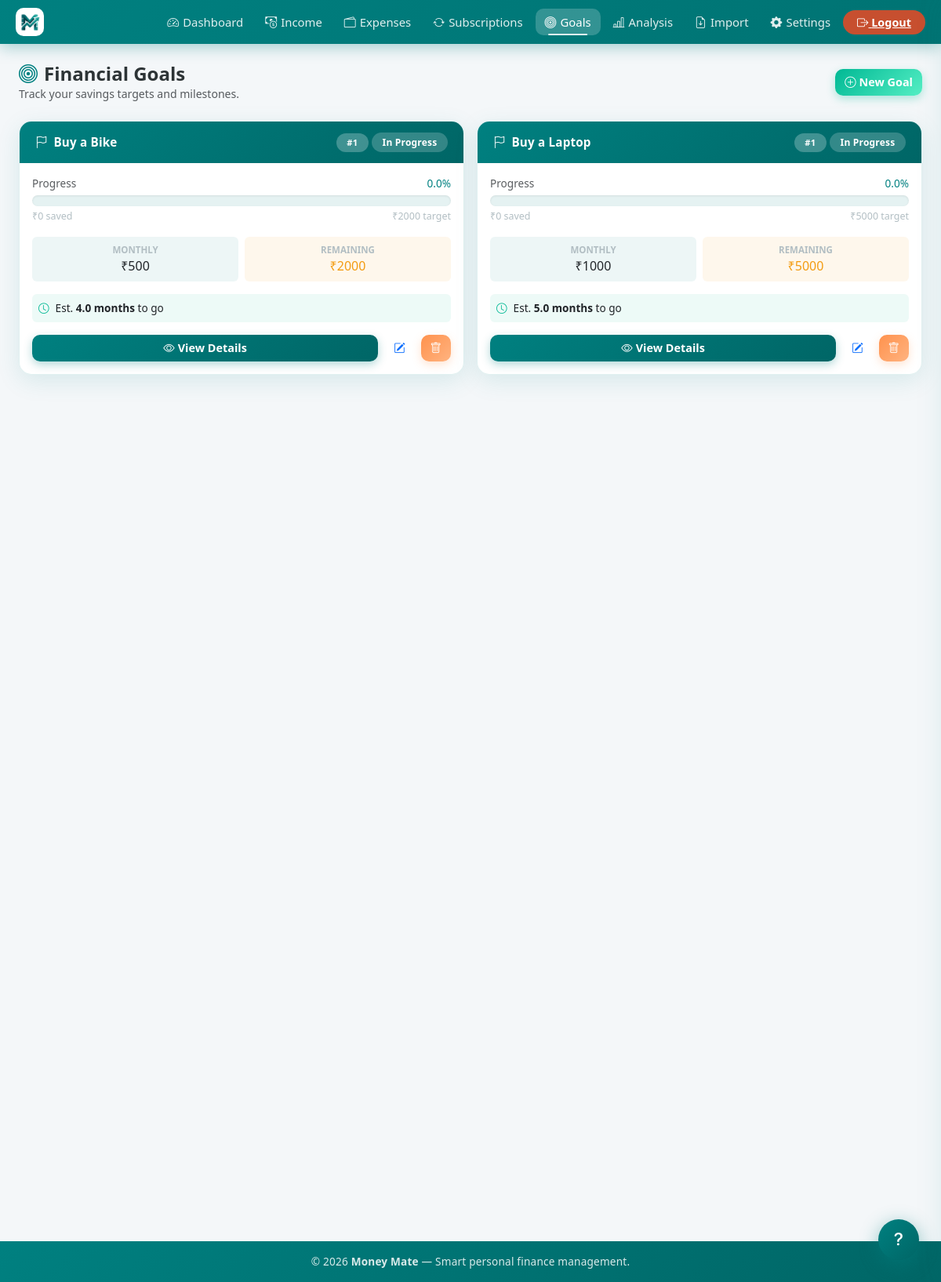
The app's page /goals (signed in), older data.
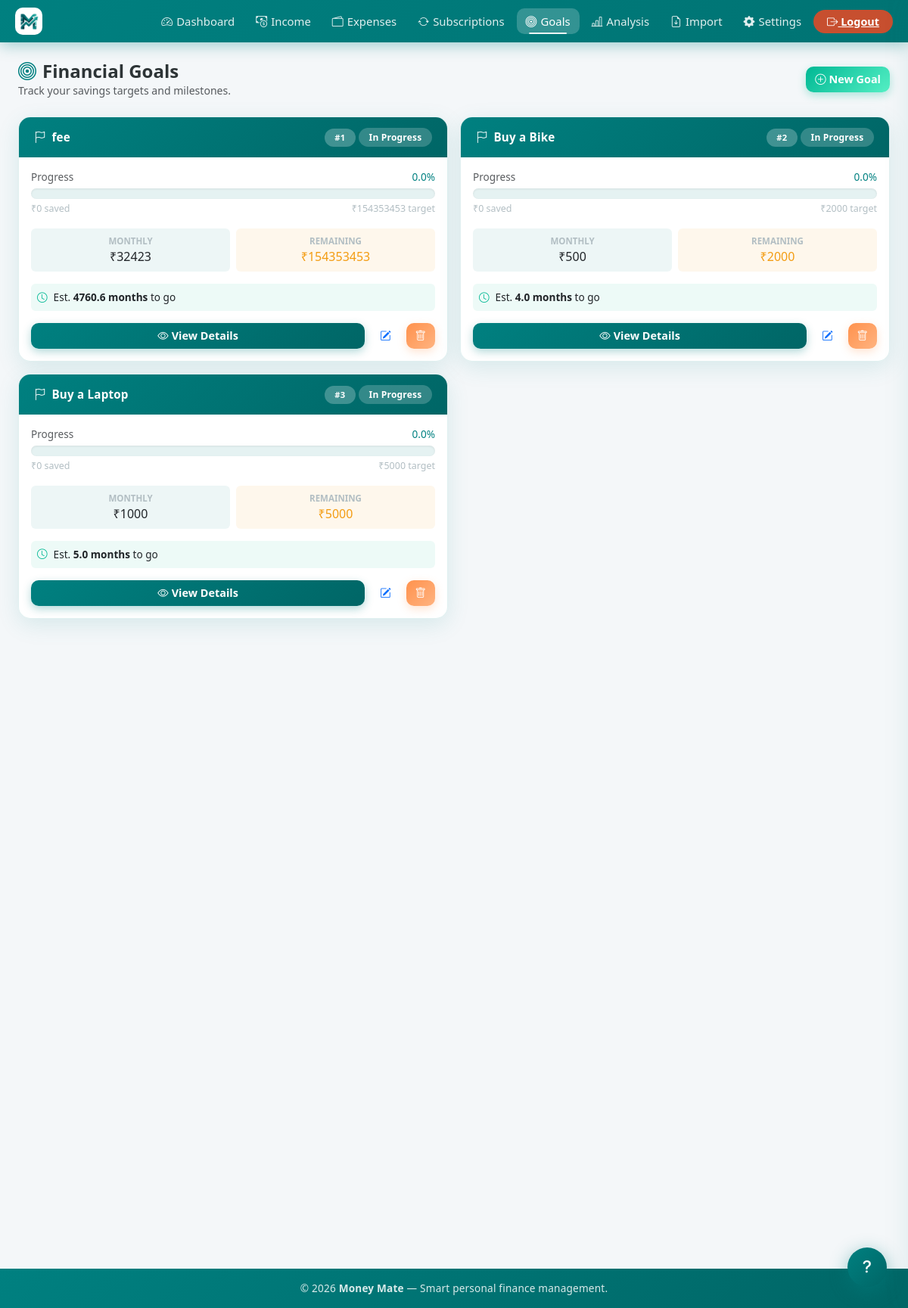
The same page, newer data.
### models.py (models this page shows, shortened)
class Goal(db.Model):
    id = db.Column(db.Integer, primary_key=True)
    user_id = db.Column(
        db.Integer, db.ForeignKey("user.id"), nullable=False, index=True
    )
    name = db.Column(db.String(200), nullable=False)
    target_amount = db.Column(db.Float, nullable=False)
    saved_amount = db.Column(db.Float, default=0.0)
    monthly_savings = db.Column(db.Float, default=0.0)
    target_date = db.Column(db.DateTime, nullable=True)
    priority = db.Column(db.String(10), default="medium", nullable=False)
    created_at = db.Column(db.DateTime, default=_now)
    @property
    def remaining_amount(self):
        return max(0, self.target_amount - self.saved_amount)
    @property
    def progress_percentage(self):
        if self.target_amount == 0:
            return 0
        return min(100, (self.saved_amount / self.target_amount) * 100)
    @property
    def estimated_months(self):
        if self.monthly_savings <= 0:
            return float("inf")
        return self.remaining_amount / self.monthly_savings

### app.py (the view)
@app.route("/goals")
@login_required
def goals():
    if normalize_goal_priorities(current_user.id):
        db.session.commit()
    goals = (
        Goal.query.filter_by(user_id=current_user.id)
        .order_by(Goal.created_at.desc())
        .all()
    )
    return render_template("goals.html", goals=goals)

### app.py (called while the page is built)
@login_manager.user_loader
def load_user(user_id):
    return db.session.get(User, int(user_id))

    def __call__(self, environ, start_response):
        if environ.get("PATH_INFO") not in self._PWA_PATHS:
            return self.wsgi_app(environ, start_response)
        def _start_response(status, headers, exc_info=None):
            out = []
            for name, value in headers:
                if name.lower() == "vary":
                    parts = [p.strip() for p in value.split(",")
                             if p.strip().lower() != "cookie"]
                    value = ", ".join(parts) or "Accept-Encoding"
                out.append((name, value))
            return start_response(status, out, exc_info)
        return self.wsgi_app(environ, _start_response)

### helpers.py (called while the page is built)
def normalize_goal_priorities(user_id):
    from models import Goal
    goals = Goal.query.filter_by(user_id=user_id).all()
    def priority_number(item):
        try:
            return max(1, int(item.priority))
        except (TypeError, ValueError):
            return 999
    changed = False
    for index, item in enumerate(
        sorted(goals, key=lambda goal: (priority_number(goal), goal.id)), start=1
    ):
        priority = str(index)
        if item.priority != priority:
            item.priority = priority
            changed = True
    return changed

### templates/goals.html (shortened to what this page needs)
{% extends "base.html" %}
{% block content %}
<div class="d-flex justify-content-between align-items-center mb-4 reveal">
  <div>
    <h4 class="fw-bold mb-0" style="color:var(--text-primary);">
      <i class="bi bi-bullseye me-2" style="color:var(--brand-primary);"></i>Financial Goals
    </h4>
    <p class="text-muted mb-0" style="font-size:0.88rem;">Track your savings targets and milestones.</p>
  </div>
  <a href="{{ url_for('add_goal') }}" class="btn btn-success">
    <i class="bi bi-plus-circle me-1"></i>New Goal
  </a>
</div>
{% if goals %}
<div class="row g-3">
  {% for goal in goals %}
  <div class="col-md-6 reveal" style="transition-delay: {{ loop.index0 * 0.08 }}s;">
    <div class="card h-100 goal-card">
      <div class="card-header d-flex justify-content-between align-items-center">
        <span><i class="bi bi-flag me-2"></i>{{ goal.name }}</span>
        <div class="d-flex gap-1 align-items-center">
          <span class="badge" style="background:rgba(255,255,255,0.25);font-size:0.7rem;">#{{ goal.priority }}</span>
          {% if goal.progress_percentage >= 100 %}
          <span class="badge" style="background:rgba(255,255,255,0.25);">🎉 Done!</span>
          {% elif goal.progress_percentage >= 75 %}
          <span class="badge" style="background:rgba(255,255,255,0.25);">Almost!</span>
          {% else %}
          <span class="badge" style="background:rgba(255,255,255,0.2);">In Progress</span>
          {% endif %}
        </div>
      </div>
      <div class="card-body">
        <div class="mb-3">
          <div class="d-flex justify-content-between mb-1" style="font-size:0.85rem;">
            <span class="text-muted">Progress</span>
            <span class="fw-700" style="color:var(--brand-primary);">{{ "%.1f"|format(goal.progress_percentage)
              }}%</span>
          </div>
          <div class="progress" style="height:14px;">
          </div>
          <div class="d-flex justify-content-between mt-1" style="font-size:0.78rem;color:var(--text-muted);">
            <span>₹{{ "%.0f"|format(goal.saved_amount) }} saved</span>
            <span>₹{{ "%.0f"|format(goal.target_amount) }} target</span>
          </div>
        </div>
        <div class="row g-2 mb-3">
          <div class="col-6">
            <div class="p-2 rounded text-center" style="background:rgba(0, 128, 128,0.07);">
              <div style="font-size:0.72rem;font-weight:700;text-transform:uppercase;color:var(--text-muted);">Monthly
              </div>
              <div class="fw-700" style="font-size:1rem;">₹{{ "%.0f"|format(goal.monthly_savings) }}</div>
            </div>
          </div>
          <div class="col-6">
            <div class="p-2 rounded text-center" style="background:rgba(243,156,18,0.08);">
              <div style="font-size:0.72rem;font-weight:700;text-transform:uppercase;color:var(--text-muted);">Remaining
              </div>
              <div class="fw-700" style="font-size:1rem;color:#f39c12;">₹{{ "%.0f"|format(goal.remaining_amount) }}
              </div>
            </div>
          </div>
        </div>
        {% if goal.monthly_savings > 0 %}
        <div class="p-2 rounded mb-3 d-flex align-items-center gap-2"
          style="background:rgba(0,184,148,0.07);font-size:0.85rem;">
          <i class="bi bi-clock" style="color:#00b894;"></i>
          <span>Est. <strong>{{ "%.1f"|format(goal.estimated_months) }} months</strong> to go</span>
        </div>
        {% endif %}
        <div class="d-flex gap-2">
          <a href="{{ url_for('goal_detail', id=goal.id) }}" class="btn btn-primary flex-grow-1">
            <i class="bi bi-eye me-1"></i>View Details
          </a>
          <a href="{{ url_for('edit_goal', id=goal.id) }}" class="btn btn-outline-primary">
            <i class="bi bi-pencil-square"></i>
          </a>
          <a href="{{ url_for('delete_goal', id=goal.id) }}" class="btn btn-danger"
            onclick="return confirm('Delete this goal?')">
            <i class="bi bi-trash"></i>
          </a>
        </div>
      </div>
    </div>
  </div>
  {% endfor %}
</div>
{% endif %}
{% endblock %}

### templates/base.html (shortened to what this page needs)
<!doctype html>
<html lang="en">
<head>
  <link href="https://cdn.jsdelivr.net/npm/bootstrap@5.3.0/dist/css/bootstrap.min.css" rel="stylesheet">
  <link rel="stylesheet" href="https://cdn.jsdelivr.net/npm/bootstrap-icons@1.11.3/font/bootstrap-icons.min.css">
  <link rel="stylesheet" href="{{ url_for('static', filename='style.css') }}?v=15">
</head>
<body>
  {% set _page_titles = {
  'dashboard': 'Dashboard',
  'add_income': 'Income',
  'edit_income': 'Edit Income',
  'add_expense': 'Expenses',
  'edit_expense': 'Edit Expense',
  'subscriptions': 'Subscriptions',
  'goals': 'Goals',
  'add_goal': 'Add Goal',
  'edit_goal': 'Edit Goal',
  'goal_detail': 'Goal Detail',
  'analysis': 'Analysis',
  'email_import': 'Import',
  'settings': 'Settings',
  'setup_mpin': 'Security',
  'change_mpin': 'Change MPIN',
  'request_account_info': 'Account Info',
  'tutorial': 'Tutorial',
  'login': 'Login',
  'register': 'Register',
  } %}
  <nav class="creative-navbar">
    <div class="nav-inner">
      <a class="brand-logo" href="{{ url_for('index') }}">
        <img src="{{ url_for('static', filename='logo.png') }}" alt="Money Mate" class="brand-logo-img">
      </a>
      <ul class="desktop-nav-links">
        {% if current_user.is_authenticated %}
        <li><a class="nav-link {% if request.endpoint == 'dashboard' %}active-nav{% endif %}"
            href="{{ url_for('dashboard') }}"><i class="bi bi-speedometer2"></i> Dashboard</a></li>
        <li><a class="nav-link {% if request.endpoint in ('add_income','edit_income') %}active-nav{% endif %}"
            href="{{ url_for('add_income') }}"><i class="bi bi-cash-coin"></i> Income</a></li>
        <li><a class="nav-link {% if request.endpoint in ('add_expense','edit_expense') %}active-nav{% endif %}"
            href="{{ url_for('add_expense') }}"><i class="bi bi-wallet2"></i> Expenses</a></li>
        <li><a class="nav-link {% if request.endpoint == 'subscriptions' %}active-nav{% endif %}"
            href="{{ url_for('subscriptions') }}"><i class="bi bi-arrow-repeat"></i> Subscriptions</a></li>
        <li><a
            class="nav-link {% if request.endpoint in ('goals','add_goal','edit_goal','goal_detail') %}active-nav{% endif %}"
            href="{{ url_for('goals') }}"><i class="bi bi-bullseye"></i> Goals</a></li>
        <li><a class="nav-link {% if request.endpoint == 'analysis' %}active-nav{% endif %}"
            href="{{ url_for('analysis') }}"><i class="bi bi-bar-chart-line"></i> Analysis</a></li>
        <li><a class="nav-link {% if request.endpoint == 'email_import' %}active-nav{% endif %}"
            href="{{ url_for('email_import') }}"><i class="bi bi-file-earmark-arrow-down"></i> Import</a></li>
        <li>
          <a class="nav-link {% if request.endpoint in ('settings','setup_mpin','change_mpin','change_password','change_email','request_account_info') %}active-nav{% endif %}"
            href="{{ url_for('settings') }}" title="Settings">
            <i class="bi bi-gear-fill"></i> Settings
          </a>
        </li>
        <li>
          <a class="btn-logout" href="{{ url_for('logout') }}">
            <i class="bi bi-box-arrow-right"></i> Logout
          </a>
        </li>
        {% endif %}
      </ul>
    </div>
  </nav>
  <main class="container-xxl my-4 px-4">
    {% block content %}{% endblock %}
  </main>
  <footer class="text-center py-3">
    <p>© 2026 <strong>Money Mate</strong> &mdash; Smart personal finance management.</p>
  </footer>
  <button class="help-fab" id="helpFab" onclick="toggleHelp()" title="Help">
    <i class="bi bi-question-lg"></i>
  </button>
</body>
</html>

Row changes from the older to the newer data that the page shows:
added Goal: name "fee", priority "1", shows "In Progress", progress_percentage "0.0", saved_amount "0", target_amount "154353453", monthly_savings "32423", remaining_amount "154353453", estimated_months "4760.6"
changed Goal "Buy a Bike": priority "1" → "2"
changed Goal "Buy a Laptop": priority "1" → "3"
